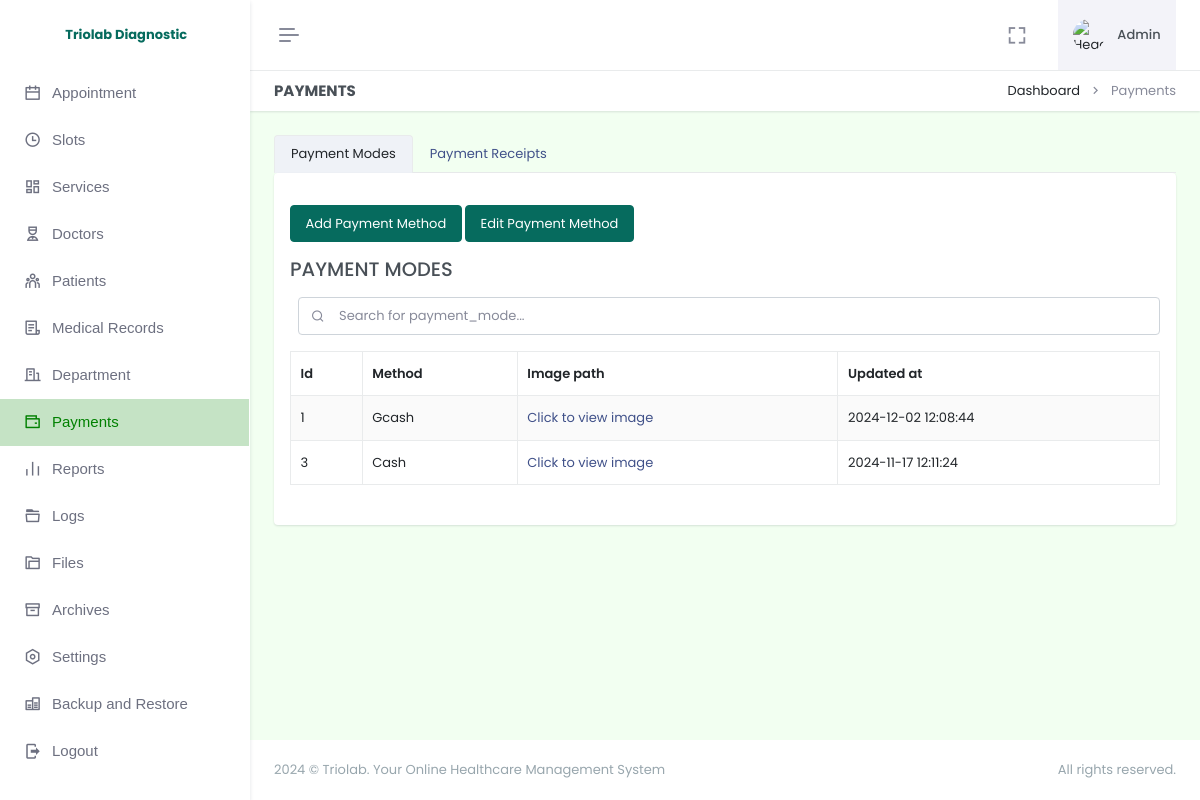
/admin/payments.php (signed in), run on the app's committed database.
### tables this page shows
CREATE TABLE `payment_mode` (
  `id` int(255) NOT NULL AUTO_INCREMENT,
  `method` varchar(255) NOT NULL,
  `image_path` varchar(255) NOT NULL,
  `updated_at` timestamp NOT NULL DEFAULT current_timestamp() ON UPDATE current_timestamp(),
  PRIMARY KEY (`id`)
);

### admin/functions.php (the view, shortened to what this page needs)
<?php
function displayTable($pdo, $table, $columns, $displayImageColumns = [], $includeActions = true, $imagePathPrefix = '', $includeArchived = false, $actions = [])
{
    $query = $pdo->prepare("DESCRIBE $table");
    $query->execute();
    $columnsInfo = $query->fetchAll(PDO::FETCH_COLUMN);
    $orderBy = in_array('created_at', $columnsInfo) ? "ORDER BY created_at DESC" : "";
    $whereClause = "";
    $query = $pdo->prepare("SELECT * FROM $table $whereClause $orderBy");
    $query->execute();
    echo '<div class="search-box ms-2 mt-3 mb-3">
            <input type="text" id="searchInput" class="form-control" placeholder="Search for ' . htmlspecialchars($table) . '..." onkeyup="searchTable()">
            <i class="ri-search-line search-icon"></i>
          </div>';
    echo '<table id="' . htmlspecialchars($table) . 'Table" class="table table-bordered table-striped">';
    echo '<thead><tr>';
    foreach ($columns as $column) {
        $header = ucfirst(str_replace('_', ' ', $column));
        echo "<th>" . htmlspecialchars($header) . "</th>";
    }
    echo '</tr></thead><tbody>';
    if ($query->rowCount() > 0) {
        while ($row = $query->fetch(PDO::FETCH_ASSOC)) {
            echo '<tr>';
            foreach ($columns as $column) {
                if (in_array($column, $displayImageColumns)) {
                    echo '<td>
                    <a href="' . htmlspecialchars($imagePathPrefix . $row[$column]) . '"
                        data-lightbox="gallery"
                        data-lightbox="image-' . htmlspecialchars($row['id']) . '">
                        Click to view image
                        </a>
                    </td>';
                } else {
                    echo '<td>' . htmlspecialchars($row[$column]) . '</td>';
                }
            }
            echo '</tr>';
        }
    } else {
        echo '<tr><td colspan="' . (count($columns) + ($includeActions ? 1 : 0)) . '">No data available.</td></tr>';
    }
    echo '</tbody></table>';
}
?><div class="modal fade" id="testModal" tabindex="-1" aria-labelledby="testModalLabel" aria-hidden="true">

### data on the page
payment_mode: id "1", method "Gcash", updated_at "2024-12-02 12:08:44"
payment_mode: id "3", method "Cash", updated_at "2024-11-17 12:11:24"

### other printed values
$header "Id"
$header "Method"
$header "Image path"
$header "Updated at"
